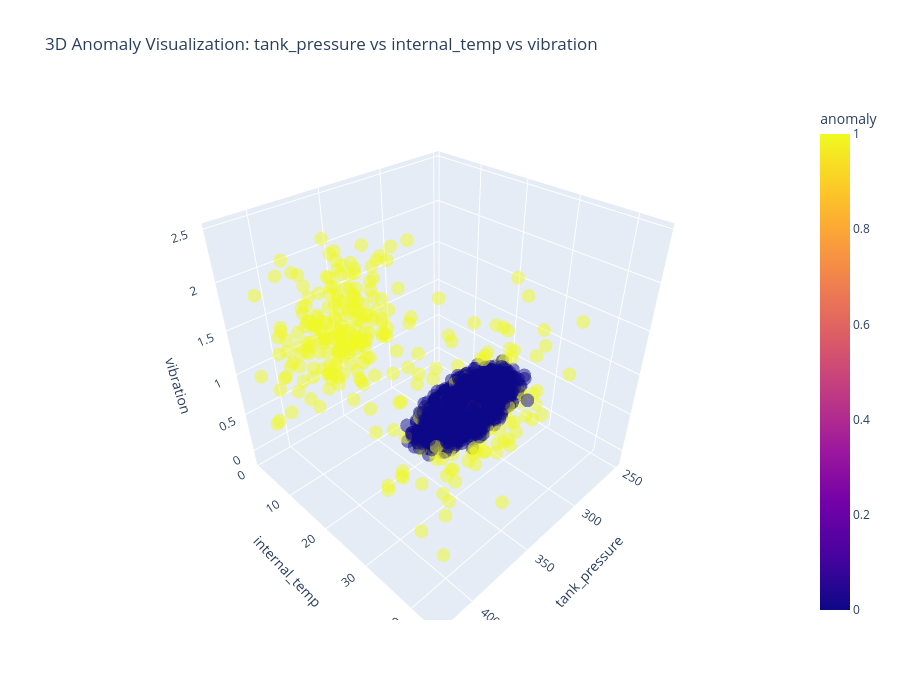

Here is the notebook cell this chart was saved with:
### Code cell
scatter_3d_anomaly(df.sample(12_000, random_state=42), "tank_pressure", "internal_temp", "vibration")

### Figure 1 — Plotly figure (JSON) as saved in the notebook; plotly's stock layout.template omitted (floating-point values rounded to 4 significant figures; data arrays with more than 128 entries replaced by an {"elided": "..."} marker saying what was removed)
{"data": [{"hovertemplate": "tank_pressure=%{x}<br>internal_temp=%{y}<br>vibration=%{z}<br>anomaly=%{marker.color}<extra></extra>", "legendgroup": "", "marker": {"color": {"elided": "12000 int values"}, "coloraxis": "coloraxis", "opacity": 0.5, "symbol": "circle"}, "mode": "markers", "name": "", "scene": "scene", "showlegend": false, "type": "scatter3d", "x": {"elided": "12000 float values"}, "y": {"elided": "12000 float values"}, "z": {"elided": "12000 float values"}}], "layout": {"coloraxis": {"colorbar": {"title": {"text": "anomaly"}}, "colorscale": [[0, "#0d0887"], [0.1111, "#46039f"], [0.2222, "#7201a8"], [0.3333, "#9c179e"], [0.4444, "#bd3786"], [0.5556, "#d8576b"], [0.6667, "#ed7953"], [0.7778, "#fb9f3a"], [0.8889, "#fdca26"], [1, "#f0f921"]]}, "height": 700, "legend": {"title": {"text": "Anomaly"}, "tracegroupgap": 0}, "scene": {"domain": {"x": [0, 1], "y": [0, 1]}, "xaxis": {"title": {"text": "tank_pressure"}}, "yaxis": {"title": {"text": "internal_temp"}}, "zaxis": {"title": {"text": "vibration"}}}, "title": {"text": "3D Anomaly Visualization: tank_pressure vs internal_temp vs vibration"}, "width": 900}}
